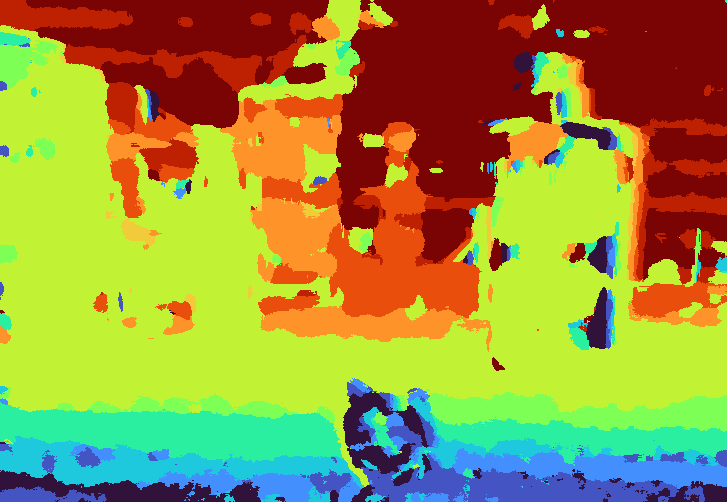
#> input picture docs/img/inspection/normal/mobile_kitchen/selection.png, 727 x 502 px
$ python -i forward_certify.py   (imports and definitions only)   (older library calls are emulated)
#> lines starting #> are read from the running program, lines starting #| are printed output that depends on the picture
"""Forward-render consistency certifier — the scene-model second pass's instrument.

Where this sits. `pipeline.run` (pass 1) decomposes a focus stack into regions and
layers, measures how each layer moved in each frame, and fuses a composite in the
REFERENCE frame's geometry. Those pass-1 outputs are not just a recipe for a
composite; they are a FORWARD MODEL of the scene:

    reference-geometry scene layers
      -> one rigid transform per (frame, layer)      [pass-1 motions]
      -> one defocus PSF per (frame, layer)          [pass-1 focal ladder]
      -> painter's composite in depth order          [pass-1 layer ordering]
      == a PREDICTION of what frame k should have looked like.

This module renders that prediction and compares it against the RAW frame in the
frame's OWN geometry. That is the whole point, and it is why this evades F81a: a
no-reference metric scores a composite against sources that ALIGNMENT ITSELF MOVED,
so it cannot adjudicate an alignment change. A raw frame in its own coordinates is
untouchable — nothing in the pipeline can move it — so a residual there is a
statement about the model and the composite, never about the registration used to
score them.

What it is NOT. It is not a reconstruction, it does not touch the runtime, and it
does not propose a better composite. It is round A of a three-round arc: the
measuring instrument, built and known-answer tested before any mechanism that would
depend on it (DEVSTYLE §12.1).

Honesty, structurally. Every certified pixel is one whose prediction depends on NO
unobserved content. The rest is reported, never guessed at: the render carries an
`unknown` channel through exactly the same composite arithmetic as the image, so a
pixel whose defocus kernel reached behind an occluder, or off the composite's crop,
or out of frame, is BOUNDARY, not certified. Trinary, per F106 — certified /
boundary / excluded, three counts, no ramp.

    .venv/bin/python research/forward_certify.py kat1     # renderer vs the factory
    .venv/bin/python research/forward_certify.py kat2     # blur estimator vs known sigma
    .venv/bin/python research/forward_certify.py kat3     # GT ranking on the factory
    .venv/bin/python research/forward_certify.py kat4     # known defects on the kitchen
"""
from __future__ import annotations

import glob
import os
import sys
import time
from dataclasses import dataclass, field

import cv2
import numpy as np

HERE = os.path.dirname(os.path.abspath(__file__))
sys.path.insert(0, os.path.join(HERE, "..", "src"))
sys.path.insert(0, HERE)

from focusstack import twoframe as TF  # noqa: E402
from focusstack.align import _homogeneous  # noqa: E402
from focusstack.fusion import depth_from_focus  # noqa: E402
from focusstack.io import to_gray_float  # noqa: E402

OUT = os.path.abspath(os.path.join(HERE, "..", "out", "certify"))
KITCHEN = os.path.join(HERE, "data", "mobiledepth", "Figure3", "kitchen")

# --- instrument constants, and where each came from -------------------------
# A pixel is certified only if the unobserved share of its prediction is below
# this. It is not a tuning knob: 1e-3 of a level is far under the sensor noise
# floor (p99 = 0.6-0.9 levels, measured in F112/R3), so anything above it is a
# real contribution from content the composite never saw.
UNKNOWN_TOL = 1e-3
# Radius grid for the defocus search. Disk radii are integers by construction
# (`_disk` rounds), so an integer grid is the EXACT parameter space, not a
# discretization of it.
RADIUS_MAX = 12
# Exposure: `normalize_exposure` leaves a multiplicative residual; the largest
# measured on the kitchen sweep is 1.85% (F112/R3). 8% of headroom is ~4x that,
# enough that the gain is never the binding constraint and small enough that it
# cannot absorb a structural defect.
GAIN_LIMIT = 0.08
# Two layers are ONE geometry group if their fitted shifts agree within this in
# every frame. Borrowed, not invented: `twoframe.MERGE_TOL` is 1.0 frame for
# pair merging and F93's object-merge tolerance is ~2 px; 0.75 px is inside both
# and is the scale at which this arc's own estimators are trustworthy
# (GATE_TOL = 1.5 px is the line between usable and refused).
GROUP_TOL = 0.75
MIN_COVERAGE = 2          # frames a reference pixel needs before it is scored


# ---------------------------------------------------------------------------
# PSF and warping primitives. Deliberately the SAME construction `parallax_gen`
# uses, so KAT-1 measures the renderer's composite arithmetic rather than a
# disagreement about what a disk is.
# ---------------------------------------------------------------------------
# [70 lines left out: functions disk_kernel, defocus, warp_forward, warp_back, _weighted_median, nearest_fill, not called in this run]


# ---------------------------------------------------------------------------
# The scene model
# ---------------------------------------------------------------------------
@dataclass
class Layer:
    """One piece of the reference-geometry scene with one motion and one blur.

    Two masks, and the distinction is the whole of this instrument's honesty:

    `mask`   where the layer is VISIBLE in the reference composite — i.e. exactly
             where its appearance is OBSERVED and may be used.
    `extent` the layer's matte: where the surface EXISTS, visible or not. A
             backdrop exists behind everything even though it is observed only
             around the foreground, and that difference is precisely the
             disocclusion the renderer must refuse to certify.

    Collapsing the two is the mistake that makes a certifier confidently score a
    prediction it built out of content nothing ever recorded.
    """
    mask: np.ndarray          # bool, reference geometry — observed / visible
    group: int                # geometry group: layers sharing one per-frame motion
    order: float              # nearness proxy; SMALLER is NEARER
    name: str = ""
    extent: np.ndarray | None = None   # bool matte; defaults to `mask`

    # [4 lines left out: function alpha, not called in this run]


@dataclass
class SceneModel:
    shape: tuple                            # reference-geometry (h, w)
    n_frames: int
    ref: int
    layers: list                            # list[Layer]
    matrices: dict = field(default_factory=dict)   # (frame, group) -> 3x3
    radii: dict = field(default_factory=dict)      # (frame, layer) -> int
    gains: dict = field(default_factory=dict)      # (frame, layer) -> float
    menu: dict = field(default_factory=dict)       # (frame, group) -> [(name, 3x3)]
    choices: dict = field(default_factory=dict)    # (frame, group) -> name

    def layers_of(self, group):
        return [i for i, layer in enumerate(self.layers) if layer.group == group]

    def groups(self):
        return sorted({layer.group for layer in self.layers})

    def far_to_near(self):
        return sorted(range(len(self.layers)), key=lambda i: -self.layers[i].order)

    def matrix(self, frame, layer_index):
        return self.matrices[(frame, self.layers[layer_index].group)]


# ---------------------------------------------------------------------------
# The renderer
# ---------------------------------------------------------------------------
# [208 lines left out: functions render, layer_views, place, _fit_gain, estimate_radii, select_geometry and 1 more, not called in this run]


# ---------------------------------------------------------------------------
# Certification
# ---------------------------------------------------------------------------
@dataclass
class Certification:
    unexplained: np.ndarray       # reference geometry, mean per-frame residual
    coverage: np.ndarray          # reference geometry, frames certified
    score: float
    p99: float
    certified: float              # mean share of the frame certified
    boundary: float
    excluded: float
    per_frame: list = field(default_factory=list)


# [194 lines left out: functions certify, differential, clusters, heat_overlay, factory_truth_model, not called in this run]


# Round B hook. An external decomposition may replace pass-1's layer masks
# WITHOUT touching anything else in the model: the motion fits, the propagation,
# the geometry grouping, the menu and every KAT downstream stay exactly as round
# A built them, so a segmentation is scored through an unchanged instrument.
# `None` (the default) is byte-identical to round A — verified by re-running
# `floor` and diffing all five rungs.
#
#   layer_decompose.py sets `forward_certify.SEGMENTER = fn` and then calls the
#   existing commands; nothing else in this module knows the difference.
#
# A segmentation is a list of dicts, one per layer:
#   mask   bool (h, w)  — where the layer's appearance is OBSERVED (certifiable)
#   extent bool (h, w)  — optional; where the SURFACE EXISTS, visible or not
#   peak   float        — the layer's focal frame (drives the focal weighting)
#   order  float        — optional nearness proxy, SMALLER is NEARER (default peak)
#   name   str          — optional label
SEGMENTER = None          # callable(images, ref) -> list[dict] | None


def model_from_pass1(images, ref=None, verbose=False, segmentation=None):
    """A scene model built the way pass 1 already builds one — nothing new invented.

    Every quantity is a pass-1 output, reached through `twoframe`'s own public
    stages: the global affine (`global_stage`), the focal field and the per-tile
    focus contest (`focal_field`, `tile_pairs`, `merge_pairs`, `ownership`), the
    per-region layer masks (`layer_masks`), and the masked ECC layer translation
    (`masked_translation`, known-answer tested at -2/-5/-12/-20/-30 px in F109).

    One thing IS added, and it is a reduction rather than an invention: layers
    whose fitted motion agrees within `GROUP_TOL` in EVERY frame become one
    GEOMETRY GROUP. Two reasons, both measured elsewhere in this project. (a) F93:
    regions whose fitted motion agrees across the sweep are one object; splitting
    them is a claim the evidence does not support. (b) Mechanically, two adjacent
    masks warped by two nearly-equal-but-different transforms tear open a gap at
    every shared edge, and every one of those gaps would be reported as
    "unexplained" when it is really the certifier's own seam. Defocus stays
    per-LAYER — layers in one group share a motion, not a depth.
    """
    n = len(images)
    ref = n // 2 if ref is None else ref
    h, w = images[0].shape[:2]
    max_shift = TF.MAX_SHIFT_FRACTION * float(np.hypot(h, w))

    coarse, warps, valid = TF.global_stage(images, ref)
    common = np.logical_and.reduce(valid)
    peak, contrast, energies = TF.focal_field(coarse)
    depth = depth_from_focus(coarse)
    tiles = TF.tile_pairs(peak, contrast, energies, common)
    kept = TF.merge_pairs(tiles)
    owner, _weights = TF.ownership(tiles, kept, (h, w))

    ref_gray = to_gray_float(coarse[ref]).astype(np.float32) / 255.0
    greys = [to_gray_float(c).astype(np.float32) / 255.0 for c in coarse]
    gradient = cv2.magnitude(
        cv2.Sobel(ref_gray * 255.0, cv2.CV_32F, 1, 0, ksize=3),
        cv2.Sobel(ref_gray * 255.0, cv2.CV_32F, 0, 1, ksize=3))
    textured = gradient >= TF._REFINE_MIN_GRADIENT if hasattr(TF, "_REFINE_MIN_GRADIENT") \
        else gradient >= TF.A._REFINE_MIN_GRADIENT

    if segmentation is None and SEGMENTER is not None:
        segmentation = SEGMENTER(images, ref)

    raw_layers, fit_supports = [], []
    if segmentation is not None:
        for entry in segmentation:
            raw_layers.append({"mask": entry["mask"], "extent": entry.get("extent"),
                               "pair": entry.get("name", ""), "level": 0,
                               "peak": float(entry["peak"]),
                               "order": float(entry.get("order", entry["peak"])),
                               "depth": float(np.median(depth[entry["mask"]]))
                               if entry["mask"].any() else 0.0})
            fit_supports.append(entry["mask"] & textured & common)
    for index, pair in (enumerate(kept) if segmentation is None else ()):
        owned = owner == index
        _fit_masks, dense = TF.layer_masks(energies, pair, owned & common, gradient)
        for level, dense_mask in enumerate(dense):
            mask = owned & dense_mask
            # A focus contest is per-pixel and speckles; a LAYER is not speckle.
            # One open-close at tile-vote scale, and nothing finer — the layer
            # boundary is exactly where this instrument declines to certify.
            cleaned = cv2.morphologyEx(mask.astype(np.uint8), cv2.MORPH_OPEN,
                                       np.ones((5, 5), np.uint8))
            cleaned = cv2.morphologyEx(cleaned, cv2.MORPH_CLOSE,
                                       np.ones((9, 9), np.uint8)) > 0
            if cleaned.sum() < TF.MIN_LAYER_PIXELS:
                continue
            raw_layers.append({"mask": cleaned, "pair": pair, "level": level,
                               "peak": float(np.median(peak[cleaned])),
                               "depth": float(np.median(depth[cleaned]))})
            fit_supports.append(cleaned & textured & common)

    # Unclaimed pixels (morphology losses, untextured strays) join the layer whose
    # mask is nearest. A partition with holes would report its own holes as
    # unexplained; the holes are not evidence about the composite.
    # An external segmentation is TRINARY on purpose: its unclaimed pixels are its
    # boundary-band and unknown states, and filling them into a mask would certify
    # exactly the pixels it declined to own. It supplies its own extents instead.
    claimed = np.logical_or.reduce([entry["mask"] for entry in raw_layers])
    if segmentation is None and not claimed.all():
        stack = np.stack([entry["mask"] for entry in raw_layers], 0).astype(np.uint8)
        distances = np.stack([cv2.distanceTransform(1 - m, cv2.DIST_L2, 5)
                              for m in stack], 0)
        nearest = np.argmin(distances, axis=0)
        for i, entry in enumerate(raw_layers):
            entry["mask"] = entry["mask"] | (~claimed & (nearest == i))

    # Per (frame, layer) translation, by the pipeline's own validated estimator.
    shifts = {}
    for k in range(n):
        for i, entry in enumerate(raw_layers):
            if k == ref:
                shifts[(k, i)] = (0.0, 0.0)
                continue
            fitted = TF.masked_translation(ref_gray, greys[k], fit_supports[i],
                                           max_shift)
            shifts[(k, i)] = ((0.0, 0.0) if fitted is None
                              else (float(fitted[0, 2]), float(fitted[1, 2])))

    # Propagated motion, per layer. A layer is measurable only near its own focal
    # plane — defocus destroys the interior detail that ECC needs, and a blurred
    # profile correlates CONFIDENTLY at about zero shift (F99), so per-frame fits
    # far from the peak are not weak, they are wrong with conviction. PLAYBOOK §0's
    # recipe is to measure near the focal plane and PROPAGATE along the sweep, and
    # §12.6's is to use the simplest model the physics allows: a handheld camera
    # centre translates, displacement is linear in that translation, and a linear
    # fit landed +18.88 px against +19.2 truth where a quadratic overshot to
    # +23.98. Slope by focal-weighted Theil-Sen median, which needs no outlier
    # threshold — the failures above are a minority and a median ignores them.
    propagated = {}
    for i, entry in enumerate(raw_layers):
        weights = np.exp(-0.5 * ((np.arange(n) - entry["peak"]) / TF.FOCAL_SIGMA) ** 2)
        slopes = []
        for axis in (0, 1):
            samples, sample_weights = [], []
            for k in range(n):
                if k == ref:
                    continue
                samples.append(shifts[(k, i)][axis] / (k - ref))
                sample_weights.append(weights[k] * abs(k - ref))
            slopes.append(_weighted_median(np.array(samples),
                                           np.array(sample_weights)))
        for k in range(n):
            propagated[(k, i)] = (slopes[0] * (k - ref), slopes[1] * (k - ref))

    # Geometry grouping: agreement in EVERY frame, greedy from the largest layer.
    # Keyed on the PROPAGATED series, not the raw one — grouping on measurements
    # that are individually wrong produces one group per layer, which is what the
    # first run of this did, and 10 independently-warped layers tear the frame open
    # at every shared edge.
    measured, shifts = shifts, propagated
    order = sorted(range(len(raw_layers)), key=lambda i: -raw_layers[i]["mask"].sum())
    group_of, group_members = {}, []
    for i in order:
        for g, members in enumerate(group_members):
            head = members[0]
            if all(max(abs(shifts[(k, i)][0] - shifts[(k, head)][0]),
                       abs(shifts[(k, i)][1] - shifts[(k, head)][1])) <= GROUP_TOL
                   for k in range(n)):
                members.append(i)
                group_of[i] = g
                break
        else:
            group_of[i] = len(group_members)
            group_members.append([i])

    layers = [Layer(mask=entry["mask"], group=group_of[i],
                    order=entry.get("order", entry["peak"]),
                    name=(entry["pair"] if segmentation is not None
                          else f"pair{entry['pair']}/L{entry['level']}"),
                    extent=entry.get("extent"))
              for i, entry in enumerate(raw_layers)]
    model = SceneModel(shape=(h, w), n_frames=n, ref=ref, layers=layers)
    group_masks = [np.logical_or.reduce([raw_layers[i]["mask"] for i in members])
                   for members in group_members]
    for k in range(n):
        base = np.eye(3) if warps[k] is None else _homogeneous(warps[k])
        for g, members in enumerate(group_members):
            weights = np.array([raw_layers[i]["mask"].sum() for i in members], float)
            menu = [("global-only", base)]
            for tag, table in (("meas", measured), ("prop", shifts)):
                dx = float(np.average([table[(k, i)][0] for i in members],
                                      weights=weights))
                dy = float(np.average([table[(k, i)][1] for i in members],
                                      weights=weights))
                composed = base @ np.array([[1.0, 0.0, dx],
                                            [0.0, 1.0, dy],
                                            [0.0, 0.0, 1.0]])
                menu.append((f"affine-{tag}", composed))
                menu.append((f"rigid-{tag}",
                             TF._rigidify(composed, group_masks[g], (h, w))))
            # The default before selection is the pass-1 measurement composed as
            # pass 1 composes it — so a caller that never selects gets exactly the
            # pipeline's own geometry and nothing of this module's opinion.
            model.matrices[(k, g)] = menu[1][1]
            model.menu[(k, g)] = menu
    if verbose:
        print(f"  pass-1 model: {len(layers)} layers in {len(group_members)} geometry "
              f"groups, ref {ref}")
        for g, members in enumerate(group_members):
            names = ", ".join(layers[i].name for i in members)

            # [5 lines left out: function span, not called in this run]

            print(f"    group {g}: max |shift| measured {span(measured):5.2f} px, "
                  f"propagated {span(shifts):5.2f} px, {len(members)} layers  [{names}]")
    return model, {"owner": owner, "peak": peak, "coarse": coarse, "pairs": kept,
                   "shifts": shifts, "measured": measured, "groups": group_members,
                   "common": common}


# ---------------------------------------------------------------------------
# KAT 1 — the renderer, against the factory it was modelled on
# ---------------------------------------------------------------------------
# [286 lines left out: functions _ssim, kat1, _gaussian_psf, kat2, kat3, not called in this run]


# ---------------------------------------------------------------------------
# KAT 4 — known-defect localization on the kitchen
# ---------------------------------------------------------------------------
KNOB = (659, 243, 670, 314)            # F112's dark background knob, ORIGINAL coords
SLIVER = (473 + 15, 135 + 8, 506 + 15, 156 + 8)   # pale sliver, composite -> original
FLANK_BOX = (560, 240, 670, 420)       # verified-clean low-contrast flank
STREAK = (230, 400, 600, 700)          # F108's canonical acceptance box (y0,y1,x0,x1)


# [9 lines left out: function _box_stats, not called in this run]


def _overlaps(box, target, pad=8):
    return not (box[2] < target[0] - pad or box[0] > target[2] + pad
                or box[3] < target[1] - pad or box[1] > target[3] + pad)


# [385 lines left out: functions kat4, floor_factory, kat4_null, not called in this run]


COMMANDS = {"kat1": kat1, "kat2": kat2, "kat3": kat3, "kat4": kat4,
            "floor": floor_factory, "ledger": kat4_null}


# [6 lines left out: function main, not called in this run]


# [2 lines not run here, left out]

>>> import cv2
>>> picture = cv2.imread('../docs/img/inspection/normal/mobile_kitchen/selection.png', cv2.IMREAD_GRAYSCALE)
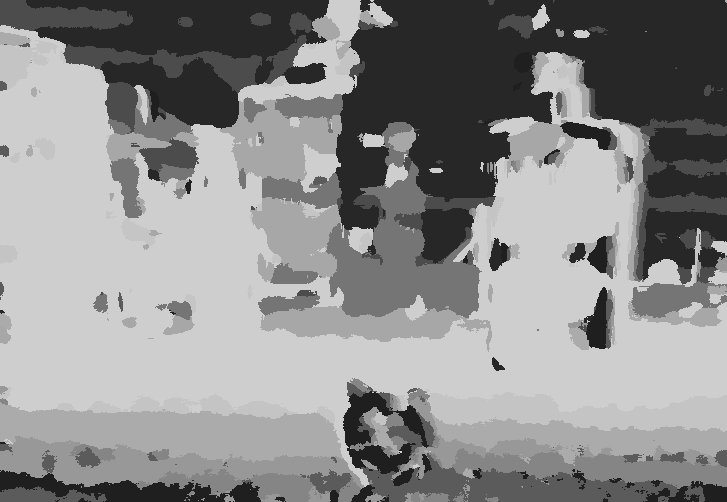
#> picture: shape (502, 727); min 31, max 206, mean 139.4
>>> result = model_from_pass1(picture)
#> in model_from_pass1, `n = len(images)`: n = 502
#> in model_from_pass1, `ref = n // 2 if ref is None else ref`: ref = 251
#> (the run stopped early here; a loop or call above may not have finished)
